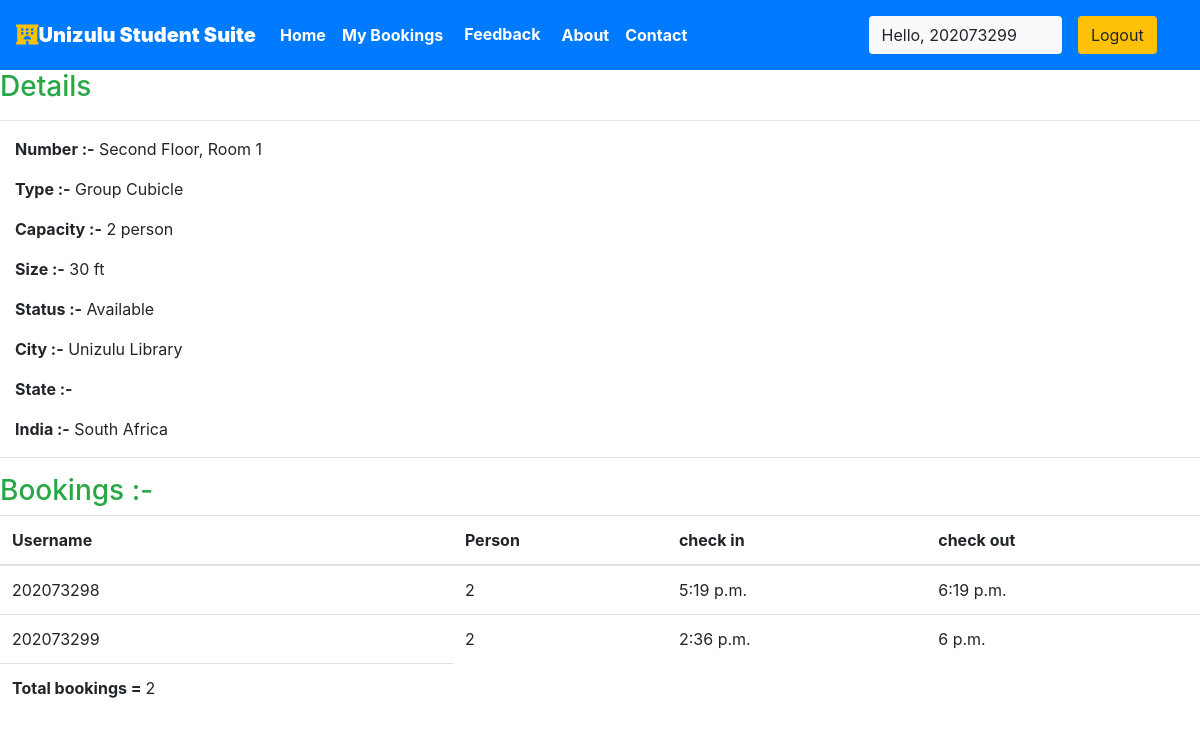
The app's page /staff/panel/view-room?roomid=8 (signed in), older data.
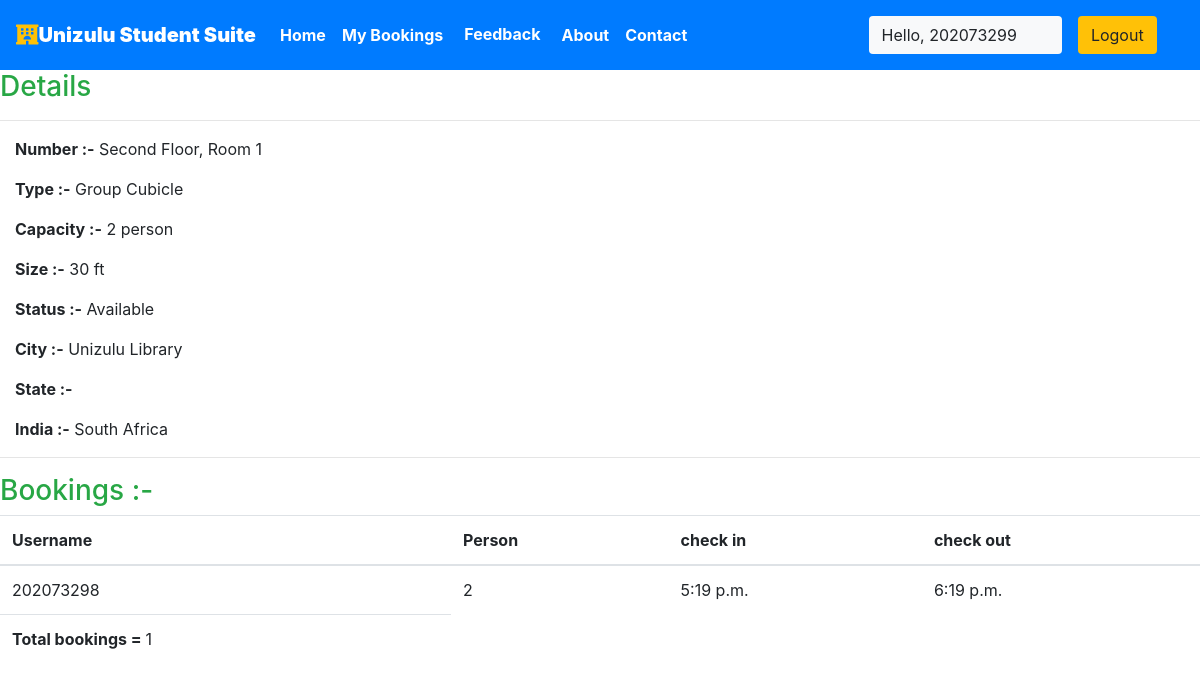
The same page, newer data.
### students/models.py (models this page shows, shortened)
class Reservation(models.Model):
    check_in = models.TimeField(auto_now =False)
    check_out = models.TimeField()
    room = models.ForeignKey(Rooms, on_delete = models.CASCADE)
    guest = models.ForeignKey(User, on_delete= models.CASCADE)
    booking_id = models.CharField(max_length=100,default="null")

class Rooms(models.Model):
    ROOM_STATUS = (
    ("1", "available"),
    ("2", "not available"),
    )
    ROOM_TYPE = (
    ("1", "Individual Cubicle"),
    ("2", "Group Cubicle"),
    )
    room_type = models.CharField(max_length=50,choices = ROOM_TYPE)
    capacity = models.IntegerField()
    Course = models.CharField(max_length=100, default="Introductory Computing")
    size = models.IntegerField()
    hotel = models.ForeignKey(Cubicle, on_delete = models.CASCADE)
    status = models.CharField(choices =ROOM_STATUS,max_length = 15)
    roomnumber = models.CharField(max_length=30)

### students/views.py (the view)
# urls.py: path('staff/panel/view-room', views.view_room),
@login_required(login_url='/staff')
def view_room(request):
    room_id = request.GET['roomid']
    room = Rooms.objects.all().get(id=room_id)
    reservation = Reservation.objects.all().filter(room=room)
    return HttpResponse(render(request, 'staff/viewroom.html', {'room': room, 'reservations': reservation}))

### students/templates/staff/viewroom.html
{% extends 'basic.html' %} {% block title %}View Room {% endblock title %} {% block body %}
<h3 class="text-success"> Details</h3>
<hr>
<div class="container mx-0 ">
    <p><b>Number :-</b> {{room.roomnumber}}</p>
    <p><b>Type :-</b> {{room.get_room_type_display}}</p>
    <p><b>Capacity :-</b> {{room.capacity}} person</p>
    <p><b>Size :-</b> {{room.size}} ft</p>
    <p><b>Status :-</b> {{room.get_status_display| capfirst}} </p>
    <p><b>City :-</b> {{room.hotel.location| capfirst}} </p>
    <p><b>State :-</b> {{room.hotel.state| capfirst}} </p>
    <p><b>India :-</b> {{room.hotel.country| capfirst}} </p>
</div>
<hr> {% if reservations %}
<h3 class="text-success">Bookings :-</h3>
<table class="table">
    <thead>
        <th>Username</th>
        <th>Person</th>
        <th>check in</th>
        <th>check out</th>
    </thead>
    {% for each_detail in reservations %}
    <tr>
        <td>{{each_detail.guest.username}}</td>
        <td>{{each_detail.room.capacity}}</td>
        <td>{{each_detail.check_in}}</td>
        <td>{{each_detail.check_out}}</td>
    </tr>
    {% endfor %}
    <tr>
        <td><b>Total bookings = </b>{{reservations | length}}</td>
    </tr>
</table>
{% else %}
<p>No details found</p>
{% endif %} {% endblock body %}

Row changes from the older to the newer data that the page shows:
removed Reservation: guest.username "202073299", room.capacity "2", check_in "2:36 p.m.", check_out "6 p.m."
Text that changed along with them:
{{ reservations | length }}: "2" → "1"
